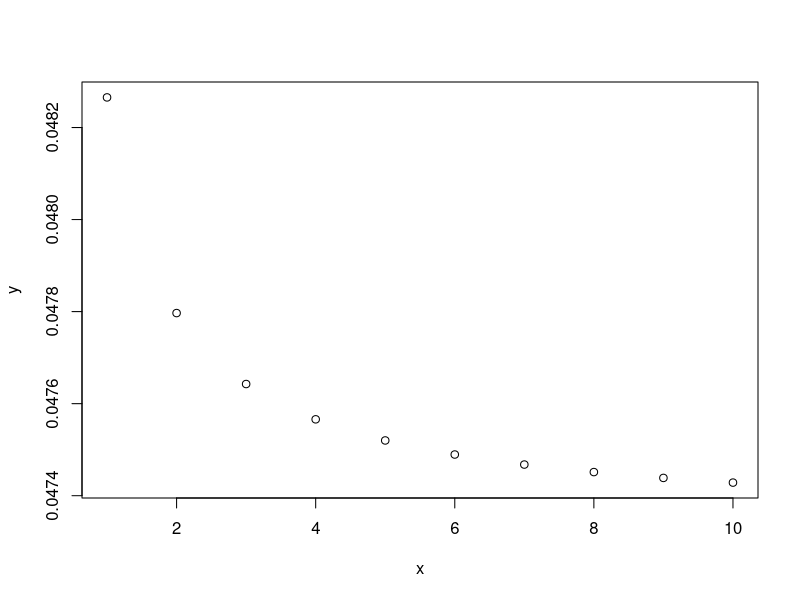
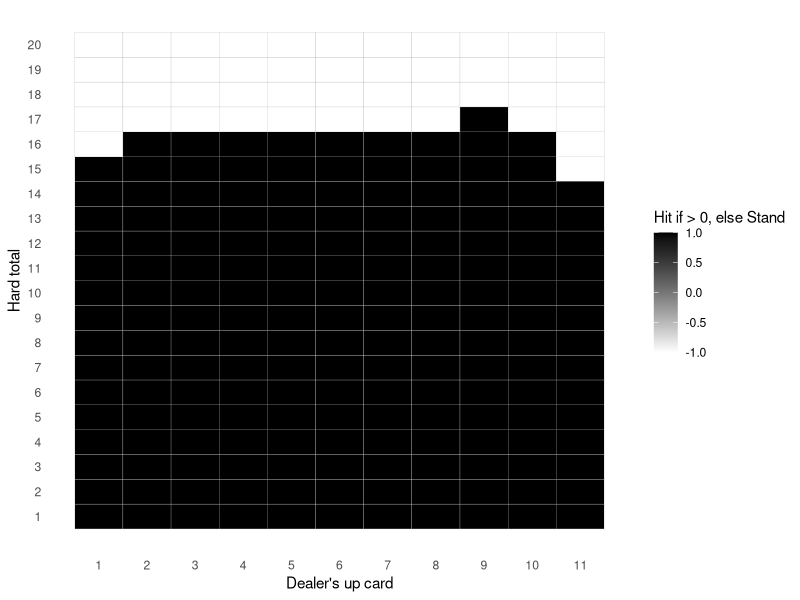

These figures' R source, in order:
## ---- chunk 1
knitr::opts_chunk$set(echo = TRUE)
## ---- chunk 2
x = 1:10
y = (choose(4*x, 1) * choose(16*x, 1)) / choose(52*x, 2)

plot(x, y)
## ---- chunk 3
# Current face up card of the dealer. Additionally, we assume the dealer has already checked for blackjack on the hole card
dealer_up_card = 10

# The expected sum of the dealer's cards for which to calculate the probability
target_dealer_value = 19

# Total number of decks in the game
# Assumption: The current face up cards (both dealer's and players') currently do neither affect the available cards, nor the probability for each card, that we assume as stated before, 16/52 for each ten-valued card, 4/52 for each non-ten-valued card
num_decks = 1

# If true, the dealer stands if it has a soft 17
soft_stands = FALSE
## ---- chunk 4
# This function computes all possible ordered card extractions that give the expected value
# Note that cards are ordered by their value, so here we're missing possible permutations
# Additionally, no constraints are checked, like available cards, blackjack, dealer stand
find_combinations <- function(values, target) {
  find_recursive <- function(subset, remaining_values, target) {
    # If we reached the target, end the branch here
    if (sum(subset) == target) {
      return(list(subset))
    }
    # If we're above the target, the entire branch is not valid
    if (sum(subset) > target) {
      return(list())
    }
    
    solutions = list()
    
    # Loop for each remaining value
    for (i in seq_along(remaining_values)) {
      new_subset = c(subset, remaining_values[i])
      # Try a branch with this value
      solutions = c(solutions, find_recursive(new_subset, remaining_values[i:length(remaining_values)], target))
    }
    
    return(solutions)
  }
  
  return(find_recursive(c(), values, target))
}

# Helper function that, given some extraction paths (branches) and the amount of each card, returns only the paths that do not exceed the available amount for each card 
remove_paths_exceeding_cards <- function(paths, available_cards) {
  return(Filter(function(path) {
      used_cards = c(rep(0, length(available_cards)))
      
      for(i in path){
          # Ace and 1 are the same card
          index = ifelse(i == 11, 1, i)
          
          used_cards[[index]] = used_cards[[index]] + 1
          
          # If the current card has been used more than the max number of times it is available, then the path is not valid
          if(used_cards[[index]] > available_cards[[index]]){
            return(FALSE)
          }
      }
      
      return(TRUE)
    }, paths))
}
## ---- chunk 5
# First, calculate all possible combinations that give a certain target
possible_cards = 1:11
paths = find_combinations(possible_cards, target_dealer_value - dealer_up_card)


# Then, depending on the number of decks, filter out combinations that exceed the maximum number of each card

# For each deck, we have 4 cards from 1 to 9, and 16 ten-valued cards. Ace counts as value one
available_cards = c(rep(4, 9), 16)* num_decks

valid_paths = remove_paths_exceeding_cards(paths, available_cards)
## ---- chunk 6
# Given a path, returns the corresponding probability for it to occur
calculate_path_probability <- function(path){
  prob = 1
  for(card in path){
    # We said that for any 10-valued card we have a 16/52 probability
    if(card == 10){
      prob = prob * (16/52)
    }
    # And a 4/52 probability for any non-10-valued card
    else{
      prob = prob * (4 / 52)
    }
  }
    
  return(prob)
}

# Given a path, returns the total numbers of its anagrams (without repetition)
count_path_anagrams <- function(path){
  element_occurrences = as.vector(table(path))
  
  return(factorial(length(path)) / prod(factorial(element_occurrences)))
}
## ---- chunk 7
calc_probability_exact_dealer_score <- function(dealer_up_card, target_dealer_value, num_decks){
  # Note: the dealer always hits on 17, no matter soft 17
  
  # If the dealer already has an higher value then the up card, he will surely make a higher score
  if(target_dealer_value < dealer_up_card){
    return(0)
  }
  
  # Instead, if the dealer already has the up card as the target value,
  # the probability is 1 since he just does not need to pick any card
  if(target_dealer_value == dealer_up_card){
    return(1)
  }
  
  # For target values < 17, we do not need to consider the rule of standing when scoring 17 or above
  if(target_dealer_value < 17){
    # Calculate all possible combinations for the target value
    possible_cards = 1:11
    paths = find_combinations(possible_cards, target_dealer_value - dealer_up_card)
    
    # Then, filter out combinations that exceed the available cards
    available_cards = c(rep(4, 9), 16)* num_decks
    valid_paths = remove_paths_exceeding_cards(paths, available_cards)
    
    total_probability = 0
    
    for(path in valid_paths){
      path_probability = calculate_path_probability(path)
      
      path_anagrams_count = count_path_anagrams(path)
      
      # We should prevent blackjacks
      path_anagrams_not_blackjack_count = path_anagrams_count
      if(dealer_up_card == 10 && any(path %in% c(1, 11))){
        first_occ <- which(path %in% c(1, 11))[1]
        
        path_anagrams_not_blackjack_count = path_anagrams_not_blackjack_count - count_path_anagrams(path[-first_occ])
      }
      if(any(dealer_up_card %in% c(1, 11)) && any(path %in% 10)){
        first_occ <- which(path %in% c(10))[1]
        
        path_anagrams_not_blackjack_count = path_anagrams_not_blackjack_count - count_path_anagrams(path[-first_occ])
      }
      
      total_probability = total_probability + path_probability * path_anagrams_not_blackjack_count
    }
  
    return(total_probability)
  }
  else{
    # If instead we hit 17 or above, we need to split the computation:
    # The dealer should reach a score lower than 16, and then hit a single card without busting
    safe_scores = Filter(function(score){
      return(score > 0 && score < 17)
    }, target_dealer_value - 1:11)
    total_probability = 0
    
    for(score in safe_scores){
        card_difference = target_dealer_value - score
        
        # We also need to ignore the blackjack combination
        is_blackjack = (dealer_up_card == 10 && dealer_up_card == score && card_difference == 11) ||
          (dealer_up_card %in% c(1, 11) && dealer_up_card == score && card_difference == 10)
        
        if(!is_blackjack){
          card_probability = if(card_difference == 10) {16/52} else {4/52}
          
          # Here we calculate the probability of obtaining a certain score
          intermediate_score_prob = calc_probability_exact_dealer_score(dealer_up_card, score, num_decks)
          
          
          total_probability = total_probability + intermediate_score_prob * card_probability
        }
        
    }
    
    return(total_probability)
  }
}
## ---- chunk 8
# Sum of current cards o the player
player_score = 18
## ---- chunk 9
calc_probability_player_busting <- function(player_score){
  busting_probability = 0

  # Note that if we pick an ace, we only consider it as a 1
  for(i in 1:10){
    if(player_score + i > 21){
      # We busted with a card i-valued
      # We use the infinite deck theorem to calculate the probability of this i-valued card
      if(i == 10){
        busting_probability = busting_probability + 16/52
      }
      else{
        busting_probability = busting_probability + 4/52
      }
    }
  }
  
  return(busting_probability)
}

busting_probability = calc_probability_player_busting(player_score)
## ---- chunk 10
calc_probability_lose_after_standing <- function(player_score, dealer_up_card, num_decks){
  prob = 0
  
  for(i in (player_score + 1):21){
    if(i >= 17){
      prob = prob + calc_probability_exact_dealer_score(dealer_up_card, i, num_decks)
    }
  }
  
  return(prob)
}

prob_lose_after_standing = calc_probability_lose_after_standing(player_score, dealer_up_card, num_decks)
prob_lose_after_standing
## ---- chunk 11
calc_probability_tie_after_standing <- function(player_score, dealer_up_card, num_decks){
  if(player_score < 17){
    return(0)
  }
  
  prob = calc_probability_exact_dealer_score(dealer_up_card, player_score, num_decks)
  
  return(prob)
}

prob_tie_after_standing = calc_probability_tie_after_standing(player_score, dealer_up_card, num_decks)
prob_tie_after_standing
## ---- chunk 12
prob_win_after_standind = 1 - prob_lose_after_standing - prob_tie_after_standing
prob_win_after_standind
## ---- chunk 13
prob_lose_after_hit = calc_probability_player_busting(player_score)
prob_lose_after_hit
## ---- chunk 14
# We can safely ignore a score of 21 for the player
possible_player_scores = 1:20

possible_dealer_face_up_card = 1:11 # 7:11 works on single core

num_decks = 1
soft_stands = FALSE
## ---- chunk 15
decision_matrix = sapply(possible_dealer_face_up_card, function(dealer_up_card){
  return(sapply(possible_player_scores, function(player_score){
    prob_lose_after_standing = calc_probability_lose_after_standing(player_score, dealer_up_card, num_decks)
  
    prob_lose_after_hit = calc_probability_player_busting(player_score)
    
    return(prob_lose_after_standing - prob_lose_after_hit)
    
    if(prob_lose_after_standing < prob_lose_after_hit){
      return("S")
    }
    else{
      return("H")
    }
  }))
})

decision_matrix
## ---- chunk 16
if (!require(ggplot2)) {
  install.packages("ggplot2")
}
if (!require(reshape2)) {
  install.packages("reshape2")
}
library(ggplot2)
library(reshape2)

df <- melt(sign(decision_matrix))
colnames(df) <- c("Y", "X", "Value")

# 
ggplot(df, aes(x = X, y = Y, fill = Value)) +
  geom_tile(color = "grey") +                       # Crea le celle con bordi bianchi
  scale_fill_gradientn(colors = c("white", "black"), # Scala colore da nero a bianco
                       values = c(0, 1),             # Mappa 0 (nero) e valori positivi (bianco)
                       limits = c(-1, 1)) +          # Imposta i limiti della scala dei colori
  #scale_y_reverse() +                                # Inverte l'asse Y per un aspetto simile a una matrice
  scale_x_continuous(breaks = 1:ncol(decision_matrix), labels = possible_dealer_face_up_card) +  # Mostra tutte le colonne
  scale_y_continuous(breaks = 1:nrow(decision_matrix), labels = possible_player_scores) +  # Mostra tutte le righe
  theme_minimal() +
  labs(x = "Dealer's up card", y = "Hard total", fill = "Hit if > 0, else Stand") + # Aggiunge etichette
  theme(panel.grid = element_blank())                # Rimuove la griglia di sfondo
